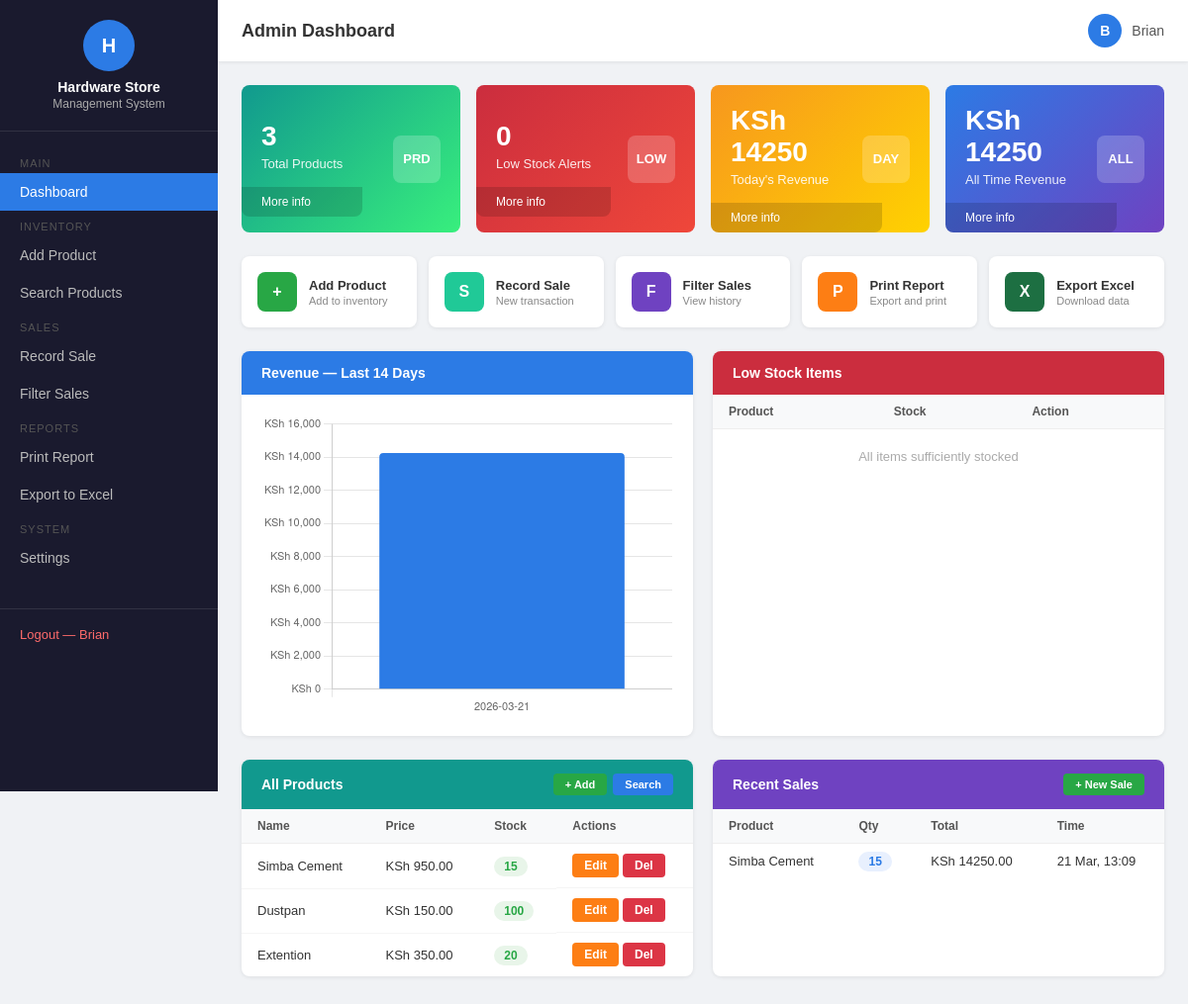
The page /dashboard/ (signed in) on the database its author committed.
### inventory/models.py (models this page shows, shortened)
class Product(models.Model):
    name = models.CharField(max_length=200)
    category = models.ForeignKey(Category, on_delete=models.SET_NULL, null=True)
    supplier = models.ForeignKey(Supplier, on_delete=models.SET_NULL, null=True)
    price = models.DecimalField(max_digits=10, decimal_places=2)
    stock_quantity = models.IntegerField()
    reorder_level = models.IntegerField(default=5)
    def is_low_stock(self):
        return self.stock_quantity <= self.reorder_level

### sales/models.py (models this page shows, shortened)
class Sale(models.Model):
    receipt = models.ForeignKey(Receipt, on_delete=models.CASCADE, null=True, blank=True, related_name='items')
    receipt_number = models.CharField(max_length=20, blank=True)
    product = models.ForeignKey(Product, on_delete=models.CASCADE)
    quantity_sold = models.IntegerField()
    date = models.DateTimeField(auto_now_add=True)
    total_price = models.DecimalField(max_digits=10, decimal_places=2, blank=True, null=True)

### reports/views.py (the view)
# urls.py: path('dashboard/', views.dashboard, name='dashboard'),
@login_required
def dashboard(request):
    total_products = Product.objects.count()
    low_stock_items = Product.objects.filter(stock_quantity__lte=F('reorder_level'))
    all_products = Product.objects.select_related('category', 'supplier').all()
    categories = Category.objects.all()
    suppliers = Supplier.objects.all()
    today = date.today()
    today_sales = Sale.objects.filter(date__date=today)
    today_revenue = today_sales.aggregate(total=Sum('total_price'))['total'] or 0
    today_items_sold = today_sales.aggregate(total=Sum('quantity_sold'))['total'] or 0
    total_sales_value = Sale.objects.aggregate(total=Sum('total_price'))['total'] or 0
    recent_sales = Sale.objects.order_by('-date')[:10]
    daily_breakdown = (
        Sale.objects.annotate(day=TruncDate('date'))
        .values('day')
        .annotate(
            revenue=Sum('total_price'),
            items_sold=Sum('quantity_sold'),
            transactions=Count('id')
        )
        .order_by('-day')[:14]
    )
    chart_data_qs = list(reversed(list(daily_breakdown)))
    chart_labels = [str(entry['day']) for entry in chart_data_qs]
    chart_data = [float(entry['revenue']) for entry in chart_data_qs]
    context = {
        'total_products': total_products,
        'low_stock_items': low_stock_items,
        'all_products': all_products,
        'categories': categories,
        'suppliers': suppliers,
        'today_revenue': today_revenue,
        'today_items_sold': today_items_sold,
        'total_sales_value': total_sales_value,
        'recent_sales': recent_sales,
        'daily_breakdown': daily_breakdown,
        'chart_labels': chart_labels,
        'chart_data': chart_data,
        'today': today,
    }
    return render(request, 'reports/dashboard.html', context)

### reports/templates/reports/dashboard.html (shortened to what this page needs)
<!DOCTYPE html>
<html>
<head>
</head>
<body>
<div class="sidebar">
    <div class="sidebar-logo">
        <div class="icon">H</div>
        <h2>Hardware Store</h2>
        <p>Management System</p>
    </div>
    <div class="sidebar-menu">
        <div class="menu-label">Main</div>
        <a href="/dashboard/" class="menu-item active">Dashboard</a>
        <div class="menu-label">Inventory</div>
        <a href="/product/add/" class="menu-item">Add Product</a>
        <a href="/search/" class="menu-item">Search Products</a>
        <div class="menu-label">Sales</div>
        <a href="/sale/record/" class="menu-item">Record Sale</a>
        <a href="/sales/filter/" class="menu-item">Filter Sales</a>
        <div class="menu-label">Reports</div>
        <a href="/report/print/" class="menu-item">Print Report</a>
        <a href="/export/excel/" class="menu-item">Export to Excel</a>
        <div class="menu-label">System</div>
        <a href="/settings/" class="menu-item">Settings</a>
    </div>
    <div class="sidebar-footer">
        <a href="/accounts/logout/">Logout — {{ request.user.username }}</a>
    </div>
</div>
<div class="main">
    <div class="topbar">
        <h3>Admin Dashboard</h3>
        <div class="user">
            <div class="avatar">{{ request.user.username|first|upper }}</div>
            <span>{{ request.user.username }}</span>
        </div>
    </div>
    <div class="content">
        <div class="stats">
            <div class="stat-card teal">
                <div class="stat-info">
                    <h2>{{ total_products }}</h2>
                    <p>Total Products</p>
                    <div class="stat-footer"><a href="/product/add/">More info</a></div>
                </div>
                <div class="stat-icon">PRD</div>
            </div>
            <div class="stat-card red">
                <div class="stat-info">
                    <h2>{{ low_stock_items.count }}</h2>
                    <p>Low Stock Alerts</p>
                    <div class="stat-footer"><a href="/dashboard/#low-stock">More info</a></div>
                </div>
                <div class="stat-icon">LOW</div>
            </div>
            <div class="stat-card amber">
                <div class="stat-info">
                    <h2>KSh {{ today_revenue }}</h2>
                    <p>Today's Revenue</p>
                    <div class="stat-footer"><a href="/sales/filter/">More info</a></div>
                </div>
                <div class="stat-icon">DAY</div>
            </div>
            <div class="stat-card blue">
                <div class="stat-info">
                    <h2>KSh {{ total_sales_value }}</h2>
                    <p>All Time Revenue</p>
                    <div class="stat-footer"><a href="/report/print/">More info</a></div>
                </div>
                <div class="stat-icon">ALL</div>
            </div>
        </div>
        <div class="quick-actions">
            <a href="/product/add/" class="action-card">
                <div class="action-icon" style="background:#28a745;">+</div>
                <div>
                    <div class="action-title">Add Product</div>
                    <div class="action-sub">Add to inventory</div>
                </div>
            </a>
            <a href="/sale/record/" class="action-card">
                <div class="action-icon" style="background:#20c997;">S</div>
                <div>
                    <div class="action-title">Record Sale</div>
                    <div class="action-sub">New transaction</div>
                </div>
            </a>
            <a href="/sales/filter/" class="action-card">
                <div class="action-icon" style="background:#6f42c1;">F</div>
                <div>
                    <div class="action-title">Filter Sales</div>
                    <div class="action-sub">View history</div>
                </div>
            </a>
            <a href="/report/print/" class="action-card">
                <div class="action-icon" style="background:#fd7e14;">P</div>
                <div>
                    <div class="action-title">Print Report</div>
                    <div class="action-sub">Export and print</div>
                </div>
            </a>
            <a href="/export/excel/" class="action-card">
                <div class="action-icon" style="background:#1D6F42;">X</div>
                <div>
                    <div class="action-title">Export Excel</div>
                    <div class="action-sub">Download data</div>
                </div>
            </a>
        </div>
        <div class="grid-2">
            <div class="panel">
                <div class="panel-header blue">Revenue — Last 14 Days</div>
                <div style="padding: 20px;">
                    <canvas id="salesChart" height="220"></canvas>
                </div>
            </div>
            <div class="panel" id="low-stock">
                <div class="panel-header red">Low Stock Items</div>
                <div class="panel-body">
                    <table>
                        <tr><th>Product</th><th>Stock</th><th>Action</th></tr>
                        {% for item in low_stock_items %}
                        <tr>
                            <td>{{ item.name }}</td>
                            <td><span class="badge badge-red">{{ item.stock_quantity }}</span></td>
                            <td><a href="/restock/{{ item.id }}/" class="btn btn-blue">Restock</a></td>
                        </tr>
                        {% empty %}
                        <tr><td colspan="3" class="empty">All items sufficiently stocked</td></tr>
                        {% endfor %}
                    </table>
                </div>
            </div>
        </div>
        <div class="grid-2">
            <div class="panel">
                <div class="panel-header teal">
                    All Products
                    <div style="display:flex; gap:6px;">
                        <a href="/product/add/" class="btn btn-green" style="font-size:11px;">+ Add</a>
                        <a href="/search/" class="btn btn-blue" style="font-size:11px;">Search</a>
                    </div>
                </div>
                <div class="panel-body">
                    <table>
                        <tr><th>Name</th><th>Price</th><th>Stock</th><th>Actions</th></tr>
                        {% for product in all_products %}
                        <tr>
                            <td>{{ product.name }}</td>
                            <td>KSh {{ product.price }}</td>
                            <td>
                                {% if product.is_low_stock %}
                                    <span class="badge badge-red">{{ product.stock_quantity }}</span>
                                {% else %}
                                    <span class="badge badge-green">{{ product.stock_quantity }}</span>
                                {% endif %}
                            </td>
                            <td style="display:flex; gap:4px;">
                                <a href="/product/edit/{{ product.id }}/" class="btn btn-orange">Edit</a>
                                <form method="POST" action="/product/delete/{{ product.id }}/" style="display:inline;" onsubmit="return confirm('Delete {{ product.name }}?')">
                                    <button type="submit" class="btn btn-red">Del</button>
                                </form>
                            </td>
                        </tr>
                        {% empty %}
                        <tr><td colspan="4" class="empty">No products yet — <a href="/product/add/">Add one</a></td></tr>
                        {% endfor %}
                    </table>
                </div>
            </div>
            <div class="panel">
                <div class="panel-header purple">
                    Recent Sales
                    <a href="/sale/record/" class="btn btn-green" style="font-size:11px;">+ New Sale</a>
                </div>
                <div class="panel-body">
                    <table>
                        <tr><th>Product</th><th>Qty</th><th>Total</th><th>Time</th></tr>
                        {% for sale in recent_sales %}
                        <tr>
                            <td>{{ sale.product.name }}</td>
                            <td><span class="badge badge-blue">{{ sale.quantity_sold }}</span></td>
                            <td>KSh {{ sale.total_price }}</td>
                            <td>{{ sale.date|date:"d M, H:i" }}</td>
                        </tr>
                        {% empty %}
                        <tr><td colspan="4" class="empty">No sales yet</td></tr>
                        {% endfor %}
                    </table>
                </div>
            </div>
        </div>
    </div>
</div>
<script>
    const labels = {{ chart_labels|safe }};
    const data = {{ chart_data|safe }};
    new Chart(document.getElementById('salesChart'), {
        type: 'bar',
        data: {
            labels: labels,
            datasets: [{
                data: data,
                backgroundColor: '#2c7be5',
                borderRadius: 4,
            }]
        },
        options: {
            responsive: true,
            plugins: { legend: { display: false } },
            scales: {
                y: {
                    beginAtZero: true,
                    ticks: { callback: v => 'KSh ' + v.toLocaleString(), font: { size: 11 } }
                },
                x: { ticks: { font: { size: 11 } } }
            }
        }
    });
</script>
</body>
</html>

### rows shown on the page
Product: name "Simba Cement", price "950.00", stock_quantity "15"
Product: name "Dustpan", price "150.00", stock_quantity "100"
Product: name "Extention", price "350.00", stock_quantity "20"
Sale: product.name "Simba Cement", quantity_sold "15", total_price "14250.00", date "21 Mar, 13:09"

### other values the page prints
{{ request.user.username }} "Brian"
{{ request.user.username|first|upper }} "B"
{{ total_products }} "3"
{{ low_stock_items.count }} "0"
{{ today_revenue }} "14250"
{{ total_sales_value }} "14250"
chart data {{ chart_labels|safe }} ['2026-03-21']
chart data {{ chart_data|safe }} [14250.0]
